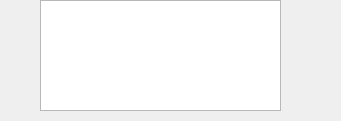
    <widget class="QWidget" name="pageEventos">
     <property name="geometry">
      <rect>
       <x>0</x>
       <y>0</y>
       <width>341</width>
       <height>121</height>
      </rect>
     </property>
     <attribute name="icon">
      <iconset resource="resources.qrc">
       <normaloff>:/img/img/events.png</normaloff>:/img/img/events.png</iconset>
     </attribute>
     <attribute name="label">
      <string>Eventos</string>
     </attribute>
     <widget class="QPushButton" name="pushButtonNuevoEvento">
      <property name="geometry">
       <rect>
        <x>0</x>
        <y>0</y>
        <width>32</width>
        <height>28</height>
       </rect>
      </property>
      <property name="toolTip">
       <string>Nuevo Evento</string>
      </property>
      <property name="whatsThis">
       <string>Definir Nuevo Evento</string>
      </property>
      <property name="text">
       <string/>
      </property>
      <property name="icon">
       <iconset resource="resources.qrc">
        <normaloff>:/img/img/add.png</normaloff>:/img/img/add.png</iconset>
      </property>
      <property name="iconSize">
       <size>
        <width>24</width>
        <height>24</height>
       </size>
      </property>
      <property name="autoDefault">
       <bool>true</bool>
      </property>
      <property name="flat">
       <bool>true</bool>
      </property>
     </widget>
     <widget class="QPushButton" name="pushButtonBorrarEvento">
      <property name="geometry">
       <rect>
        <x>0</x>
        <y>30</y>
        <width>32</width>
        <height>28</height>
       </rect>
      </property>
      <property name="toolTip">
       <string>Eliminar Evento</string>
      </property>
      <property name="whatsThis">
       <string>Eliminar Evento</string>
      </property>
      <property name="text">
       <string/>
      </property>
      <property name="icon">
       <iconset resource="resources.qrc">
        <normaloff>:/img/img/delete.png</normaloff>:/img/img/delete.png</iconset>
      </property>
      <property name="iconSize">
       <size>
        <width>24</width>
        <height>24</height>
       </size>
      </property>
      <property name="default">
       <bool>false</bool>
      </property>
      <property name="flat">
       <bool>true</bool>
      </property>
     </widget>
     <widget class="QPushButton" name="pushButtonElegirEvento">
      <property name="geometry">
       <rect>
        <x>290</x>
        <y>40</y>
        <width>32</width>
        <height>31</height>
       </rect>
      </property>
      <property name="toolTip">
       <string>Agregar Evento</string>
      </property>
      <property name="text">
       <string/>
      </property>
      <property name="icon">
       <iconset resource="resources.qrc">
        <normaloff>:/img/img/arrow_right.png</normaloff>:/img/img/arrow_right.png</iconset>
      </property>
      <property name="iconSize">
       <size>
        <width>32</width>
        <height>32</height>
       </size>
      </property>
      <property name="flat">
       <bool>true</bool>
      </property>
     </widget>
     <widget class="QListWidget" name="listWidgetEventos">
      <property name="geometry">
       <rect>
        <x>40</x>
        <y>0</y>
        <width>241</width>
        <height>111</height>
       </rect>
      </property>
      <property name="maximumSize">
       <size>
        <width>16777215</width>
        <height>16777215</height>
       </size>
      </property>
      <property name="font">
       <font>
        <family>Consolas</family>
       </font>
      </property>
      <property name="viewMode">
       <enum>QListView::ListMode</enum>
      </property>
     </widget>
    </widget>
